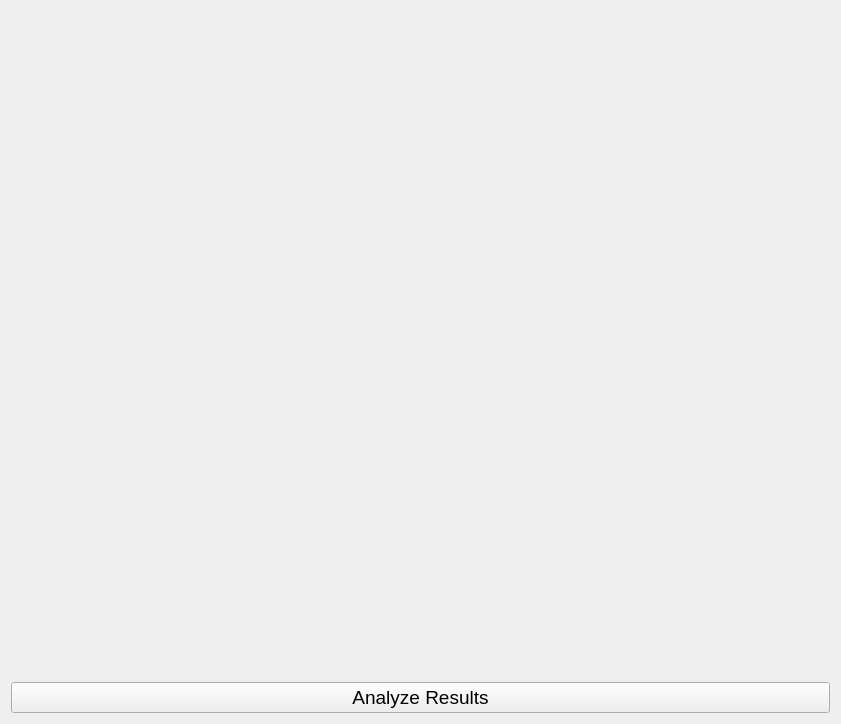
<?xml version="1.0" encoding="UTF-8"?>
<ui version="4.0">
 <class>Form</class>
 <widget class="QWidget" name="Form">
  <property name="geometry">
   <rect>
    <x>0</x>
    <y>0</y>
    <width>841</width>
    <height>724</height>
   </rect>
  </property>
  <property name="windowTitle">
   <string>Form</string>
  </property>
  <layout class="QVBoxLayout" name="verticalLayout">
   <item>
    <widget class="QStackedWidget" name="stackedWidget">
     <property name="sizePolicy">
      <sizepolicy hsizetype="Expanding" vsizetype="Expanding">
       <horstretch>0</horstretch>
       <verstretch>0</verstretch>
      </sizepolicy>
     </property>
     <property name="currentIndex">
      <number>-1</number>
     </property>
    </widget>
   </item>
   <item>
    <widget class="QPushButton" name="switchPageButton">
     <property name="font">
      <font>
       <pointsize>14</pointsize>
      </font>
     </property>
     <property name="text">
      <string>Analyze Results</string>
     </property>
    </widget>
   </item>
  </layout>
 </widget>
 <resources/>
 <connections/>
</ui>
